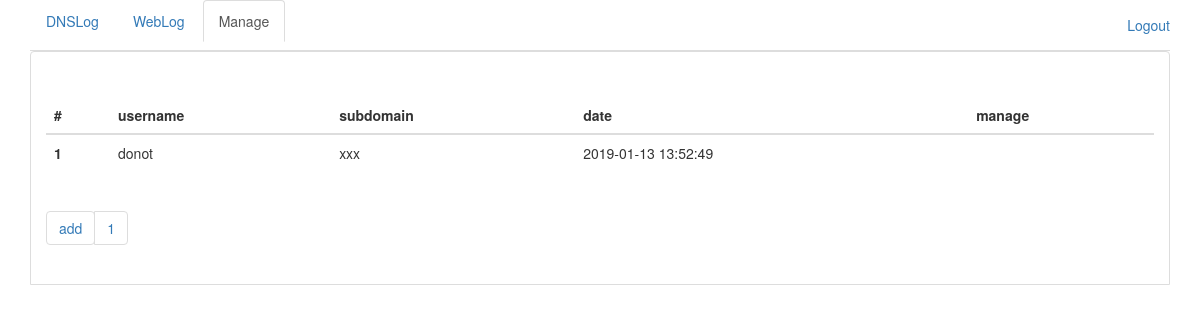
Page /logview/manage (signed in) on the earlier database version.
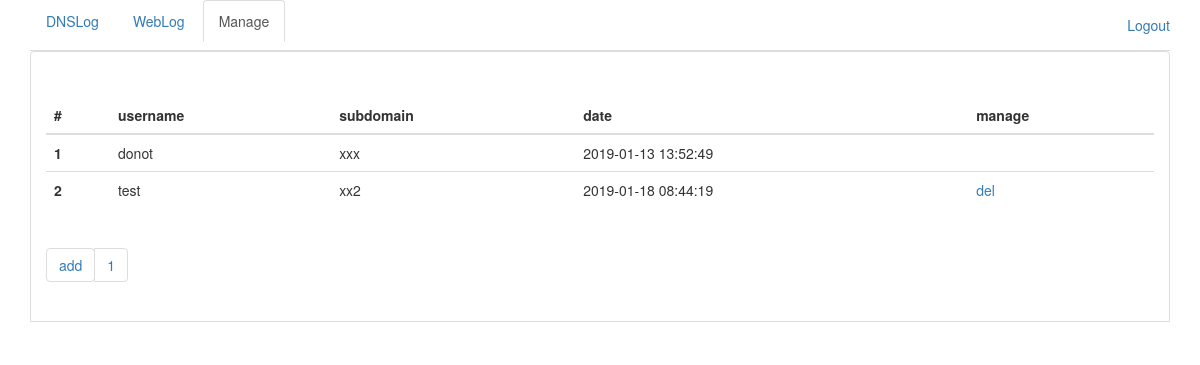
Same page on the later database version.
### logview/models.py (models this page shows)
class UserSubDomain(models.Model):
	user = models.ForeignKey(User, on_delete=models.CASCADE)
	subdomain = models.CharField(max_length=128)
	status = models.IntegerField('status')
	add_time = models.DateTimeField('time added', auto_now_add=True)
	class Meta:
		ordering = ['add_time']

### logview/views.py (the view)
# urls.py: path('manage', views.manage, name='manage'),
@login_required(login_url='/logview/login')
def manage(request):
	user = request.user
	if user.is_superuser:
		vardict = {}
		userpage = getpage(request.GET.get("userpage", 1))
		paginator = Paginator(UserSubDomain.objects.all(), 10)
		try:
			users = paginator.page(userpage)
		except (EmptyPage, InvalidPage, PageNotAnInteger):
			userpage = paginator.num_pages
			users = paginator.page(paginator.num_pages)
		vardict['type'] = 'manage'
		vardict['userpage'] = userpage
		vardict['pagerange'] = paginator.page_range
		vardict['users'] = users
		vardict['numpages'] = paginator.num_pages
		return render(request, 'logview/manage.html', vardict)
	else:
		return redirect('/logview/dnslog')

### logview/views.py (called while the page is built)
def getpage(p):
    try:
        page = int(p)
        if page < 1:
            page = 1
    except ValueError:
        page = 1
    return page

### logview/templates/logview/manage.html (shortened to what this page needs)
<!DOCTYPE html>
<html lang="zh-CN">
<head>
    <link href="//cdn.bootcss.com/bootstrap/3.3.5/css/bootstrap.min.css" rel="stylesheet">
    <link href="/static/main.css" rel="stylesheet">
</head>
<body>
    <div class="container">
        <ul class="nav nav-tabs">
          <li role="presentation" {% ifequal type 'dns'%}class="active"{% endifequal%}><a href="/logview/dnslog">DNSLog</a></li>
          <li role="presentation" {% ifequal type 'web'%}class="active"{% endifequal%}><a href="/logview/weblog">WebLog</a></li>
          <li role="presentation" {% ifequal type 'manage'%}class="active"{% endifequal%}><a href="/logview/manage">Manage</a></li>
          <ul class="nav navbar-nav navbar-right">
            <li><a href="/logview/logout">Logout</a></li>
          </ul>
        </ul>
        {% ifequal type 'manage'%}
        <div class="bs" data-example-id="hoverable-table">
            <table class="table table-hover">
              <thead>
                <tr>
                  <th>#</th>
                  <th>username</th>
                  <th>subdomain</th>
                  <th>date</th>
                  <th>manage</th>
                </tr>
              </thead>
              <tbody>
                {% for user in users %}
                <tr>
                <th scope="row">{{user.id}}</th>
                <td>{{ user.user }}</td>
                <td>{{ user.subdomain }}</td>
                <td>{{ user.add_time|date:'Y-m-d H:i:s' }}</td>
                <td>
                  {% ifnotequal user.id 1%}
                  <a href="#" onclick="delUser({{user.user.id}})">del</a></td>
                  {% endifnotequal %}
                </tr>
                {% endfor %}
              </tbody>
            </table>
            <nav>
              <ul class="pagination">
                <li><a class="btn btn-default" href="#" role="button" onclick="showAddModal()">add</a></li>
                {% for range in pagerange %}
                <li><a href="/logview/manage?userpage={{range}}">{{range}}</a></li>
                {% endfor %}
              </ul>
            </nav>
        </div>
        {% endifequal%}
    </div>
</body>
</html>

Differences in the rows shown:
added UserSubDomain: id "2", user "test", subdomain "xx2", add_time "2019-01-18 08:44:19"
